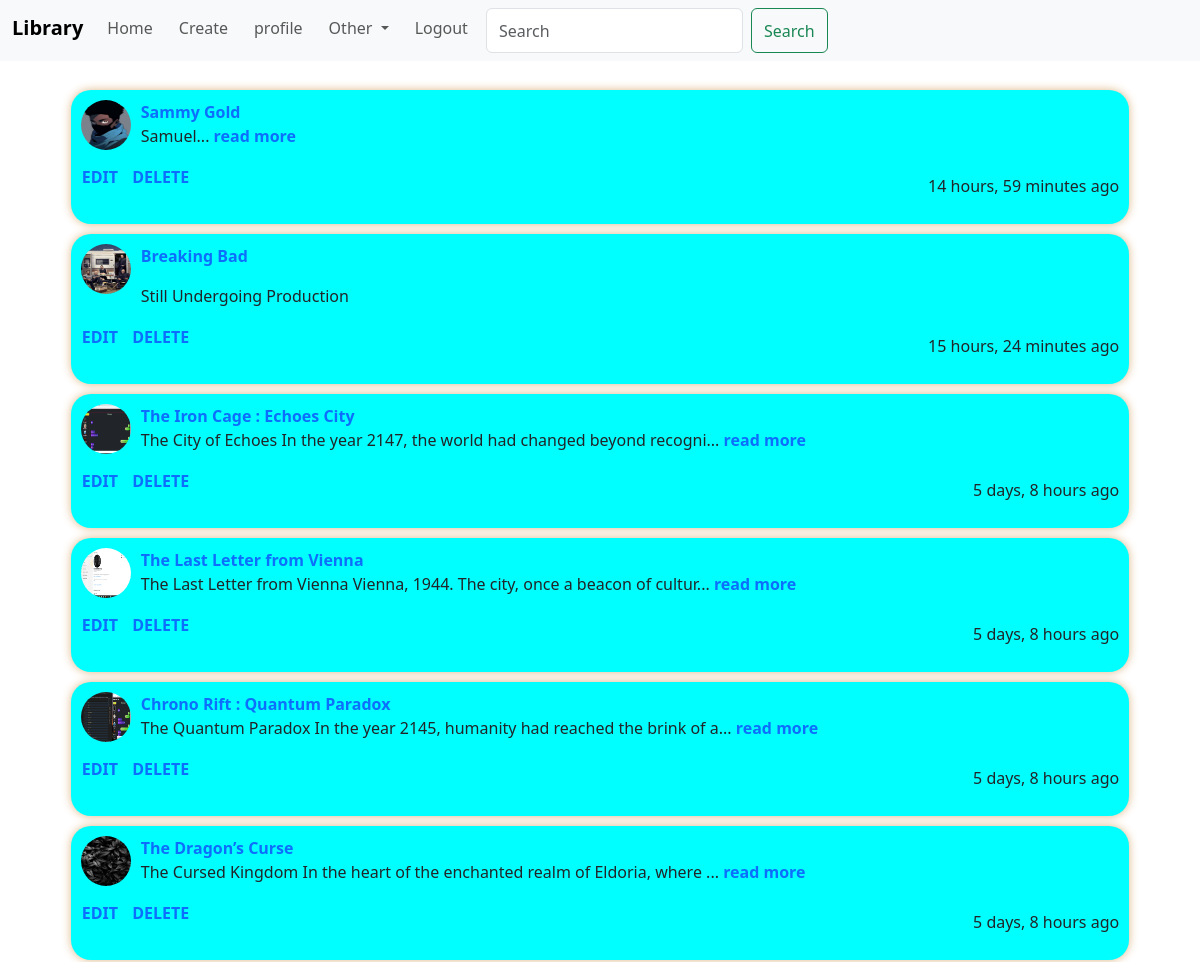
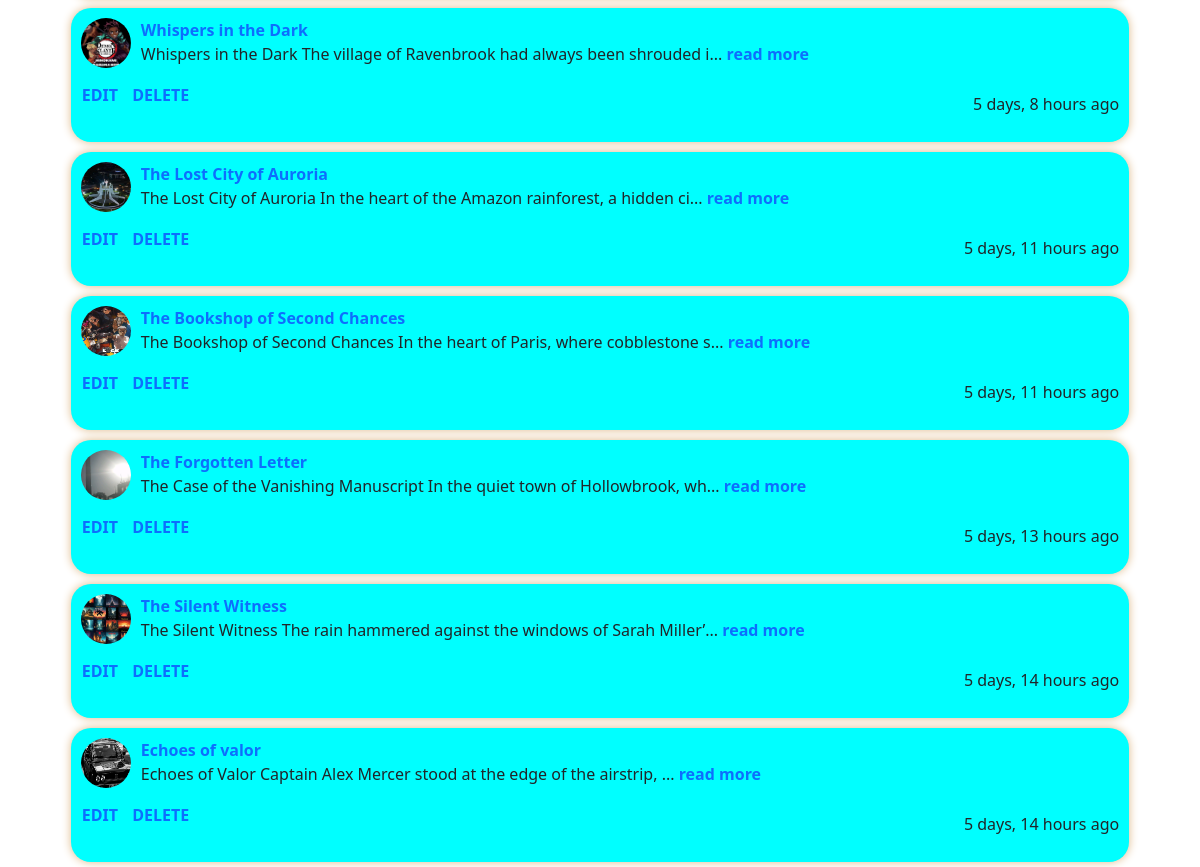
/profile/Samuel (signed in), run on the app's committed database (2 pictures, top to bottom).
### main/models.py (models this page shows, shortened)
class Book(models.Model):
    author = models.ForeignKey(User, on_delete=models.CASCADE, null=True, blank=True)
    title = models.CharField(max_length=300)
    cover = models.ImageField(upload_to='images/', default="images/all.jpg")
    description = models.TextField(max_length=50000, null=True, blank=True)
    genre = models.ManyToManyField(Genre, related_name='genres', blank=True)
    body = models.TextField(null=True, blank=True)
    date_added = models.DateTimeField(auto_now_add=True)
    class Meta:
        ordering = ['-date_added']

### main/views.py (the view)
# urls.py: path('profile/<str:username>', views.UserProfile, name='profile'),
@login_required(login_url='login')
def UserProfile(request, username):
    user = User.objects.get(username=username)
    books = Book.objects.filter( author = user ).order_by('-date_added')
    context = {'books' : books, 'user':user}
    return render(request, 'main/profile.html', context)

### main/templates/main/profile.html (shortened to what this page needs)
{% extends 'base.html' %}
{% block content %}
    {% for book in books %}
            <div class="mai">
                <img src="{{ book.cover.url }}" alt="{{ book.title }}" class="pimga">
                <p><a href="{% url 'read'  book.id %}">{{ book.title }}</a>
                    {% if book.body|length != 0 %}
                        <br>
                        {{ book.body|slice:'80' }}...<a href="{% url 'read'  book.id %}"> read more</a>
                    {% else %}
                        <p>Still Undergoing Production</p>
                    {% endif %}
                <p class="date">{{ book.date_added|timesince }} ago</p></p>
                {% if book.author == request.user or request.user.is_superuser %}
                <div class="options">
                    <a href="{% url 'body' book.id %}">EDIT</a>
                    <a href="{% url 'delete' book.id %}">DELETE</a>
                </div>
                {% endif %}
                <br>
            </div>
    {% endfor %}
{% endblock %}

### static/css/main.css (style rules this page uses)
a { text-decoration: none; margin-bottom: 5px; }
a { text-decoration: none; margin-right: 10px; font-weight: bolder; }
.mai { background-color: aqua; padding: 10px; margin-bottom: 5px; width: 90%; border-radius: 20px; box-shadow: 0px 0px 10px burlywood; position: relative; margin: 5px auto; }
.date { position: absolute; bottom: 10px; right: 10px; }
.pimga { width: 50px; height: 50px; float: left; border-radius: 30px; margin-right: 10px; }
.options { padding: 1px; }

### data on the page
Book: cover (picture), title "Sammy Gold", body "Samuel", date_added "14 hours, 59 minutes", shows "EDIT"
Book: cover (picture), title "Breaking Bad", body "Still Undergoing Production", date_added "15 hours, 24 minutes", shows "EDIT"
Book: cover (picture), title "The Iron Cage : Echoes City", body "The City of Echoes In the year 2147, the world had changed beyond recogni", date_added "5 days, 8 hours", shows "EDIT"
Book: cover (picture), title "The Last Letter from Vienna", body "The Last Letter from Vienna Vienna, 1944. The city, once a beacon of cultur", date_added "5 days, 8 hours", shows "EDIT"
Book: cover (picture), title "Chrono Rift : Quantum Paradox", body "The Quantum Paradox In the year 2145, humanity had reached the brink of a", date_added "5 days, 8 hours", shows "EDIT"
Book: cover (picture), title "The Dragon’s Curse", body "The Cursed Kingdom In the heart of the enchanted realm of Eldoria, where", date_added "5 days, 8 hours", shows "EDIT"
Book: cover (picture), title "Whispers in the Dark", body "Whispers in the Dark The village of Ravenbrook had always been shrouded i", date_added "5 days, 8 hours", shows "EDIT"
Book: cover (picture), title "The Lost City of Auroria", body "The Lost City of Auroria In the heart of the Amazon rainforest, a hidden ci", date_added "5 days, 11 hours", shows "EDIT"
Book: cover (picture), title "The Bookshop of Second Chances", body "The Bookshop of Second Chances In the heart of Paris, where cobblestone s", date_added "5 days, 11 hours", shows "EDIT"
Book: cover (picture), title "The Forgotten Letter", body "The Case of the Vanishing Manuscript In the quiet town of Hollowbrook, wh", date_added "5 days, 13 hours", shows "EDIT"
Book: cover (picture), title "The Silent Witness", body "The Silent Witness The rain hammered against the windows of Sarah Miller’", date_added "5 days, 14 hours", shows "EDIT"
Book: cover (picture), title "Echoes of valor", body "Echoes of Valor Captain Alex Mercer stood at the edge of the airstrip,", date_added "5 days, 14 hours", shows "EDIT"
